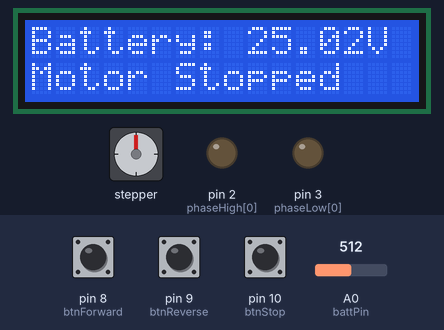
The sketch below on a simulated Arduino Uno, built with avr-gcc and run on an emulated ATmega328P. Shown: stepper motor, 16×2 character LCD, output pins drawn as LEDs (lit = HIGH). Wiring (inferred from the names in the program): stepper motor (200 steps per turn assumed): coils pin 4, pin 5, pin 6, pin 7. The inputs (shaded band) are chosen by the test bench; at power-on: pin 8 (btnForward) LOW, pin 9 (btnReverse) LOW, A0 (battPin) = 512, pin 10 (btnStop) LOW. Pins used as bus, display or sensor lines are not drawn; what the sketch prints to the serial monitor is not drawn.

Above: at 2.7 s.
2.8 s: pin 8 (btnForward) pulled HIGH for 0.15 s
At 2.98 s:
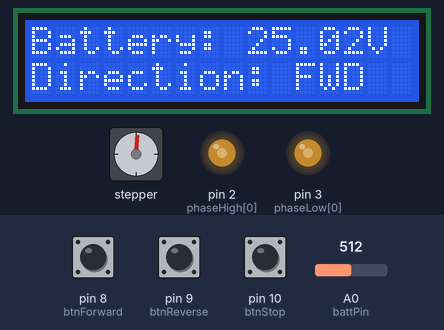
3.5 s: pin 9 (btnReverse) pulled HIGH for 0.15 s
At 3.95 s:
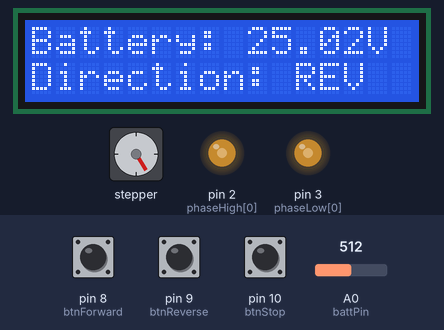
4.2 s: A0 (battPin) set to 122
At 4.58 s:
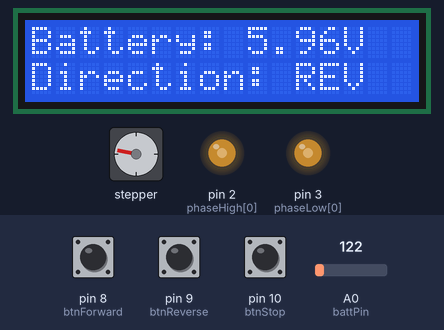
6.8 s: pin 10 (btnStop) pulled HIGH for 0.15 s
At 8.0 s:
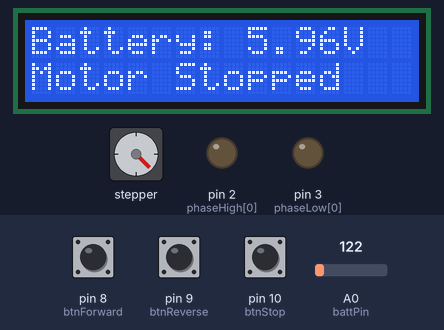
8.4 s: pin 8 (btnForward) pulled HIGH for 1 s
At 8.58 s:
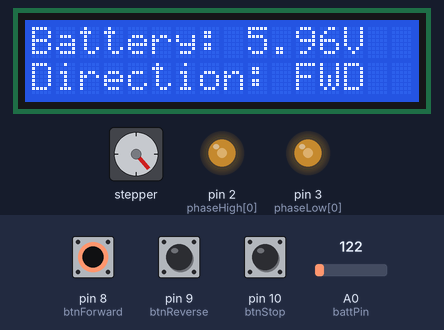
10.0 s: pin 9 (btnReverse) pulled HIGH for 1 s
At 10.47 s:
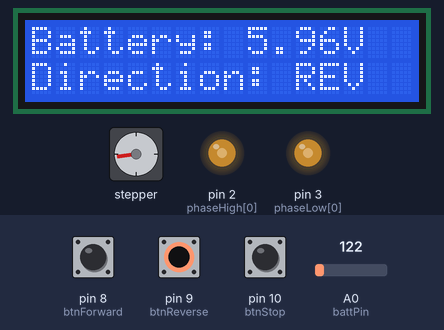
Timing chart, 0 to 15.2 s (numbered marks = the images above; inputs shaded):
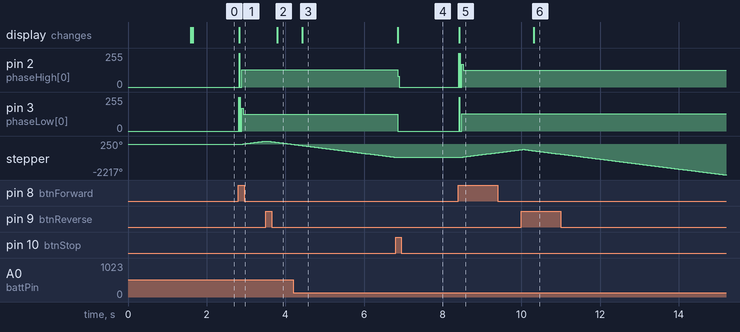

The sketch:

Inverter_Code_Simple.ino
```cpp
#include <Wire.h>
#include <LiquidCrystal_I2C.h>
#include <TimerOne.h>

/* ===== LCD ===== */
LiquidCrystal_I2C lcd(0x27, 16, 2);

/* ===== Pins ===== */
const int phaseHigh[] = {2, 4, 6};
const int phaseLow[]  = {3, 5, 7};
const int btnForward = 8;
const int btnReverse = 9;
const int btnStop    = 10;

/* ===== Battery ===== */
const int battPin = A0;
const float battDividerRatio = 10.0;
const float lowCutOff = 0;

/* ===== System State ===== */
volatile bool inverterOn = false;
volatile bool reverseMode = false;
volatile int phaseStep = 0;

/* ===== Debounce ===== */
bool lastBtnState[3] = {LOW, LOW, LOW};
unsigned long lastDebounce[3] = {0, 0, 0};
const unsigned long debounceDelay = 200;

/* ===== 6-step sequence ===== */
const bool seqForward[6][3] = {
  {1,0,0}, {1,1,0}, {0,1,0},
  {0,1,1}, {0,0,1}, {1,0,1}
};

/* ===== Function Prototypes ===== */
float readBatteryVoltage();
void stepPhases();
void handleButton(int pin, int index, bool isReverse, bool isStop=false);

void setup() {
  Serial.begin(9600);
  Serial.println("\n===== 3-PHASE INVERTER DEBUG START =====");

  // Initialize pins
  for (int i = 0; i < 3; i++) {
    pinMode(phaseHigh[i], OUTPUT);
    pinMode(phaseLow[i], OUTPUT);
  }
  pinMode(btnForward, INPUT);
  pinMode(btnReverse, INPUT);
  pinMode(btnStop, INPUT);
  Serial.println("Pins initialized");

  // Initialize LCD
  lcd.init();
  lcd.backlight();
  lcd.setCursor(0,0);
  lcd.print("3-Phase Inverter");
  lcd.setCursor(0,1);
  lcd.print("Initializing...");
  delay(1500);
  lcd.clear();
  Serial.println("LCD initialized");

  // Initialize Timer1 for 300 steps/sec (~50Hz)
  Timer1.initialize(3333);
  Timer1.attachInterrupt(stepPhases);
  Serial.println("Timer1 started @ 50Hz");
  Serial.println("System READY");
}

void loop() {
  float battVoltage = readBatteryVoltage();

  // LCD Line 1: Battery voltage
  lcd.setCursor(0,0);
  lcd.print("Battery: ");
  lcd.print(battVoltage, 2);
  lcd.print("V  ");

  // Low battery protection
  if (battVoltage < lowCutOff && inverterOn) {
    inverterOn = false;
    Serial.println("!!! LOW BATTERY - INVERTER SHUTDOWN !!!");
  }

  // Handle buttons
  handleButton(btnForward, 0, false);
  handleButton(btnReverse, 1, true);
  handleButton(btnStop, 2, false, true);

  // LCD Line 2: Status
  lcd.setCursor(0,1);
  if (battVoltage < lowCutOff) lcd.print("Battery LOW     ");
  else if (!inverterOn) lcd.print("Motor Stopped   ");
  else lcd.print(reverseMode ? "Direction: REV  " : "Direction: FWD  ");
}

/* ===== Battery Reading ===== */
float readBatteryVoltage() {
  long sum = 0;
  for (int i = 0; i < 10; i++) {
    sum += analogRead(battPin);
    delay(2);
  }
  return (sum / 10.0 * 5.0 / 1023.0) * battDividerRatio;
}

/* ===== Timer ISR for Phase Commutation ===== */
void stepPhases() {
  if (!inverterOn) {
    for (int i = 0; i < 3; i++) {
      digitalWrite(phaseHigh[i], LOW);
      digitalWrite(phaseLow[i], LOW);
    }
    return;
  }

  for (int i = 0; i < 3; i++) {
    digitalWrite(phaseHigh[i], seqForward[phaseStep][i]);
    digitalWrite(phaseLow[i], !seqForward[phaseStep][i]);
  }

  // Update phase step
  phaseStep = reverseMode ? (phaseStep + 5) % 6 : (phaseStep + 1) % 6;
}

/* ===== Button Handling ===== */
void handleButton(int pin, int index, bool isReverse, bool isStop) {
  bool state = digitalRead(pin);
  if (state == HIGH && lastBtnState[index] == LOW &&
      (millis() - lastDebounce[index] > debounceDelay)) {

    inverterOn = !isStop;
    reverseMode = isReverse && !isStop;

    Serial.print("Button: ");
    Serial.print(isStop ? "STOP" : (isReverse ? "REVERSE" : "FORWARD"));
    Serial.println(" pressed");

    if (inverterOn) Serial.println("Inverter ON");
    else Serial.println("Inverter OFF");

    lastDebounce[index] = millis();
  }
  lastBtnState[index] = state;
}
```

Measured:
- after the input at 2.8 s, pin 2 (phaseHigh[0]): 0/255 → 128/255 at once; pin 3 (phaseLow[0]): 0/255 → 127/255 at once; stepper: turns 243° clockwise in 0.66 s, starting at once; the display: changes at once (image 1)
- after the input at 3.5 s, the display: changes after 0.29 s (image 2)
- after the input at 4.2 s, the display: changes after 0.23 s (image 3)
- after the input at 6.8 s, pin 2 (phaseHigh[0]): 128/255 → 0/255 after 0.05 s; pin 3 (phaseLow[0]): 127/255 → 0/255 after 0.05 s; stepper: goes on until 6.8 s, then stays -945°; the display: changes after 0.05 s (image 4)
- after the input at 8.4 s, pin 2 (phaseHigh[0]): 0/255 → 127/255 at once; pin 3 (phaseLow[0]): 0/255 → 128/255 at once; stepper: keeps turning clockwise at about 365°/s, starting at once; the display: changes at once (image 5)
- after the input at 10.0 s, the display: changes after 0.31 s (image 6)
